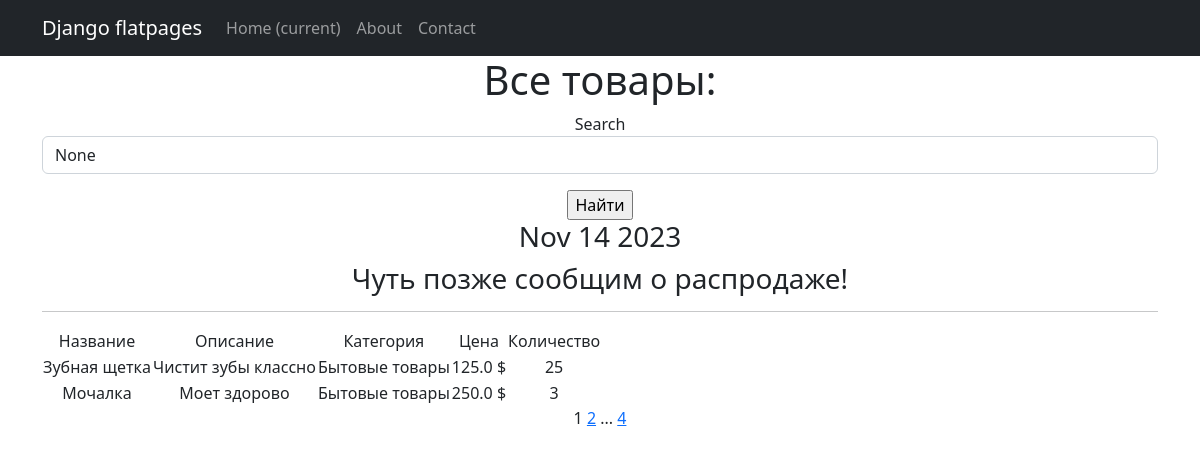
Screenshot of /products/ with the database file from the repository.
### simpleapp/models.py (models this page shows, shortened)
class Product(models.Model):
    name = models.CharField(
        max_length=50,
        unique=True, # названия товаров не должны повторяться
    )
    description = models.TextField()
    quantity = models.IntegerField(
        validators=[MinValueValidator(0)],
    )
    category = models.ForeignKey(
        to='Category',
        on_delete=models.CASCADE,
        related_name='products', # все продукты в категории будут доступны через поле products
    )
    price = models.FloatField(
        validators=[MinValueValidator(0.0)],
    )

class Category(models.Model):
    name = models.CharField(max_length=100, unique=True)

### simpleapp/views.py (the view)
# urls.py: path('', ProductsList.as_view(), name='product_list'),
class ProductsList(ListView):
    model = Product
    ordering = 'name'
    template_name = 'products.html'
    context_object_name = 'products'
    paginate_by = 2 # вот так мы можем указать количество записей на странице
    def get_queryset(self):
        queryset = super().get_queryset()
        self.filterset = ProductFilter(self.request.GET, queryset)
        return self.filterset.qs
    def get_context_data(self,  **kwargs):
        context = super().get_context_data(**kwargs)
        context['time_now'] = datetime.utcnow()
        context['next_sale'] = None
        context['filterset'] = self.filterset
        return context

### simpleapp/templatetags/custom_filters.py (called while the page is built)
@register.filter()
def currency(value, code='rub'):
    postfix = CURRENCIES_SIMBOLS[code]
    return f'{value} {postfix}'

### simpleapp/templatetags/custom_tags.py (called while the page is built)
@register.simple_tag()
def current_time(format_string='%b %d %Y'):
    return datetime.utcnow().strftime(format_string)

@register.simple_tag(takes_context=True)
def url_replace(context, **kwargs):
    d = context['request'].GET.copy()
    for k, v in kwargs.items():
        d[k] = v
    return d.urlencode()

### templates/products.html (shortened to what this page needs)
{% extends 'flatpages/default.html' %}
{% load custom_filters %}
{% load custom_tags %}
{% block content %}
<h1>Все товары:</h1>
<form action="" method="get">
    <label for="{{ filterset.form.name__icontains.id_for_label }}">Search</label>
    <input
        id="{{ filterset.form.name__icontains.id }}"
        name="{{ filterset.form.name__icontains.name }}"
        value="{{ filterset.form.name__icontains.value }}"
        class="form-control"
    />
    <input type="submit" class="mt-3 btn-primary" value="Найти" />
</form>
<h3>{% current_time '%b %d %Y' %}</h3>
<h3>{{ next_sale|default_if_none:"Чуть позже сообщим о распродаже!" }}</h3>
<hr>
    {% if products %}
        <table>
            <tr>
                <td>Название</td>
                <td>Описание</td>
                <td>Категория</td>
                <td>Цена</td>
                <td>Количество</td>
            </tr>
            {% for product in products %}
            <tr>
                <td>{{ product.name }}</td>
                <td>{{ product.description|truncatechars:20 }}</td>
                <td>{{ product.category.name }}</td>
                <td>{{ product.price|currency:'usd' }}</td>
                <td>{{ product.quantity }}</td>
            </tr>
            {% endfor %}
        </table>
    {% else %}
        <h2>Товаров нет!</h2>
    {% endif %}
    {{ page_obj.number }}
    {% if page_obj.has_next %}
        <a href="?{% url_replace page=page_obj.next_page_number %}">{{ page_obj.next_page_number }}</a>
        {% if paginator.num_pages != page_obj.next_page_number %}
            ...
            <a href="?{% url_replace page=page_obj.paginator.num_pages %}">{{ page_obj.paginator.num_pages }}</a>
        {% endif %}
    {% endif %}
{% endblock content %}

### templates/flatpages/default.html (shortened to what this page needs)
<!DOCTYPE html>
<html lang="en">
    <head>
        {% load static %}
        <link href="{% static 'css/styles.css' %}" rel="stylesheet" />
    </head>
    <body>
        <nav class="navbar navbar-expand-lg navbar-dark bg-dark static-top">
   <div class="container">
       <a class="navbar-brand" href="#">Django flatpages</a>
       <div class="collapse navbar-collapse" id="navbarResponsive">
           <ul class="navbar-nav ml-auto">
               <li class="nav-item active">
                   <a class="nav-link" href="#">Home
                       <span class="sr-only">(current)</span>
                   </a>
               </li>
               <li class="nav-item">
                   <a class="nav-link" href="/about/">About</a>
               </li>
               <li class="nav-item">
                   <a class="nav-link" href="/contacts/">Contact</a>
               </li>
           </ul>
       </div>
   </div>
</nav>
        <div class="container">
   <div class="row">
       <div class="col-lg-12 text-center">
           {% block content %}{% endblock content %}
       </div>
   </div>
</div>
    </body>
</html>

### rows the page displays
Product: name "Зубная щетка", description "Чистит зубы классно", category.name "Бытовые товары", price "125.0 $", quantity "25"
Product: name "Мочалка", description "Моет здорово", category.name "Бытовые товары", price "250.0 $", quantity "3"

### other values shown
{{ next_sale|default_if_none:"Чуть позже сообщим о распродаже!" }} "Чуть позже сообщим о распродаже!"
{{ page_obj.number }} "1"
{{ page_obj.next_page_number }} "2"
{{ page_obj.paginator.num_pages }} "4"
